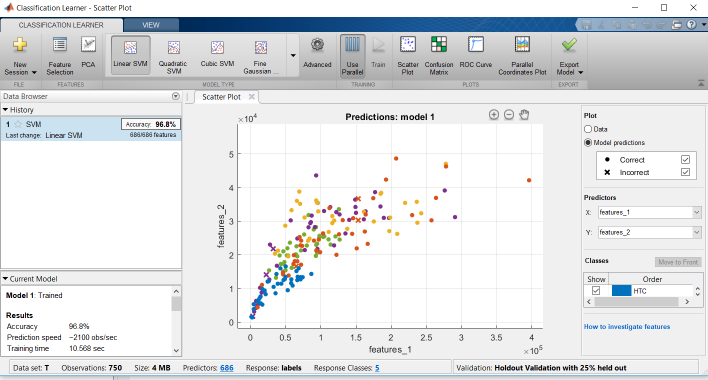
%> input picture project/ss/Capture1.PNG, 1416 x 760 px (shown at 1/2 size)
$ octave --eval "result = demosaicing('../ss/Capture1.PNG');"   (GNU Octave 9; MATLAB toolbox functions it lacks are replaced by stand-ins)
%> lines starting %> are read from the running program, lines starting %| are printed output that depends on the picture
%> in demosaicing, i is the input picture: size 760x1416x3 uint8; mean R, G, B 225.4, 227.3, 229.1
### project/Codes/bayer.m
function a = bayer(i,d)
%> called with d = [2 3; 1 2]

[m,n,~] = size(i);
%> m = 760; n = 1416

a = zeros(m,n);

a(1:2:end,1:2:end) = i(1:2:end,1:2:end,d(1));
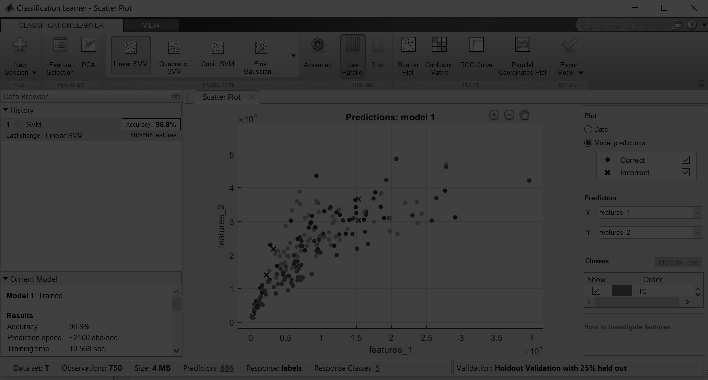
%> a: size 760x1416 double (shown at 1/2 size); min 0, max 255, mean 57
a(2:2:end,1:2:end) = i(2:2:end,1:2:end,d(2));
a(1:2:end,2:2:end) = i(1:2:end,2:2:end,d(3));
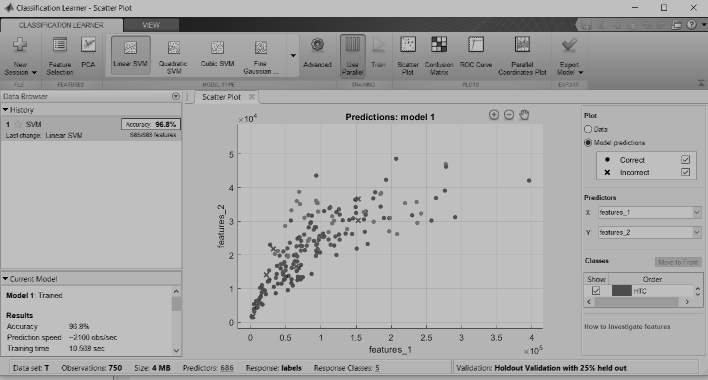
%> a: size 760x1416 double (shown at 1/2 size); min 0, max 255, mean 170.5
a(2:2:end,2:2:end) = i(2:2:end,2:2:end,d(4));

end

### project/Codes/interpolation.m
function img = interpolation(s, type)
%> called with type = 'nearest'

%creating cfa filter for g,b,r,g pattern
rcfa = repmat([0 0;1 0],size(s,1)/2,size(s,2)/2);
gcfa = repmat([1 0;0 1],size(s,1)/2,size(s,2)/2);
bcfa = repmat([0 1;0 0],size(s,1)/2,size(s,2)/2);

rh = s.*rcfa;
gh = s.*gcfa;
bh = s.*bcfa;

switch type
    case 'nearest' % nearest neighbor interpolation
        r = rh(floor([0:end-1]/2)*2+2,floor([0:end-1]/2)*2+1);
        g = zeros(size(gh));
        g(floor([0:end-1]/2)*2+1,:) = gh(floor([0:end-1]/2)*2+1,floor([0:end-1]/2)*2+1);
        g(floor([0:end-1]/2)*2+2,:) = gh(floor([0:end-1]/2)*2+2,floor([0:end-1]/2)*2+2);
        b = bh(floor([0:end-1]/2)*2+1,floor([0:end-1]/2)*2+2);
    case 'bilinear' % bilinear interpolation
        r = conv2(rh,[1 2 1;2 4 2;1 2 1]/4,'same');
        g = conv2(gh,[0 1 0;1 4 1;0 1 0]/4,'same');
        b = conv2(bh,[1 2 1;2 4 2;1 2 1]/4,'same');
end

img(:,:,1) = r;
img(:,:,2) = g;
img(:,:,3) = b;
end

### project/Codes/cooccurrence.m
function result = cooccurrence(r)

%shifting the range of truncated matrix from range [-3,3] to [1,7]
si = r+4;
a = zeros(7,7,7);

%intrachannel cooccurrence
si1 = si(1:end-1,1:end-1,1); si2 = si(1:end-1,2:end,1); si3 = si(2:end,2:end,1);
subs = [si1(:) si2(:) si3(:)];
a = accumarray(subs, 1);

%merging all the cooccurrences
result = [a(:)'];

end

### project/Codes/demosaicing.m
function feature = demosaicing(fullname)

i = imread(fullname);

%bayer pattern & sampling image according to bayer pattern
d = [2 3;1 2];
s = bayer(i,d);

%demosaicing using interpolation and calculating error
id = interpolation(s, 'nearest');
e = double(i) - id;
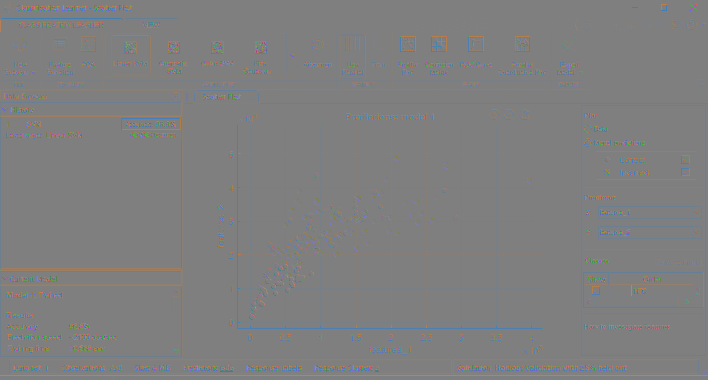
%> e: size 760x1416x3 double (shown at 1/2 size); mean R, G, B 0.1, 0, 0.1; drawn with min black and max white

%quantization and truncation
t = 3;
q = 2;
r = round(e/q);
%> r: size 760x1416x3 double
r(r > t) = t;
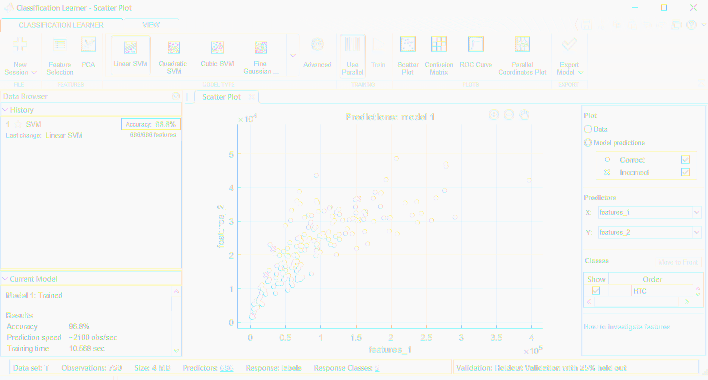
%> r: size 760x1416x3 double (shown at 1/2 size); mean R, G, B -1.23, -0.602, -1.17; drawn with min black and max white
r(r < -t) = -t;

%calculating co-occurrence/feature
feature = cooccurrence(r);
%> in cooccurrence, `si3 = si(2:end,2:end,1)`:
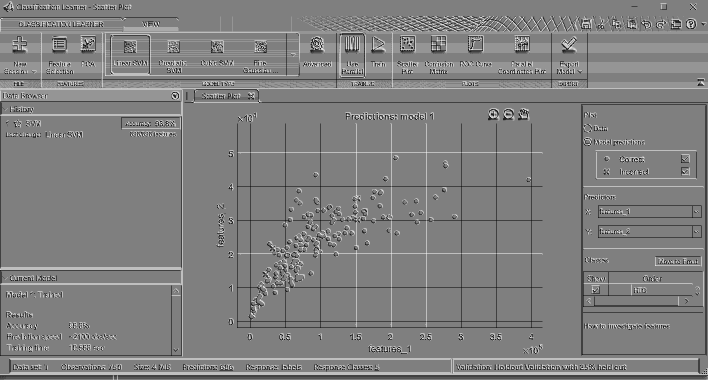
%> si3: size 759x1415 double (shown at 1/2 size); min 1, max 7, mean 4.02; mean of the top-left, top-right, bottom-left and bottom-right quarters 4.07, 4.05, 4, 3.96; drawn with min black and max white
%> in cooccurrence, `result = [a(:)'];`: result = 343 values, max 838803 at index 172, min 0 at index 85, mean 3131.2
%> feature has the same summary as result in cooccurrence

%again for bilinear interpolation
id = interpolation(s, 'bilinear');
e = double(i) - id;

r = round(e/q);
%> r: size 760x1416x3 double
r(r > t) = t;
r(r < -t) = -t;
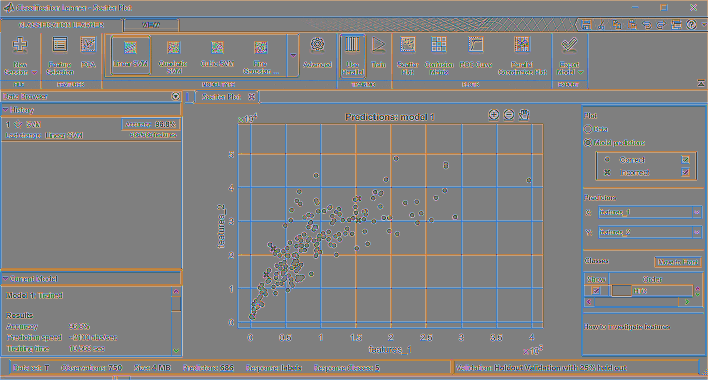
%> r: size 760x1416x3 double (shown at 1/2 size); mean R, G, B 0.0581, 0.0594, 0.0585; drawn with min black and max white

feature = [feature cooccurrence(r)];
%> in cooccurrence (call 2), `si3 = si(2:end,2:end,1)`:
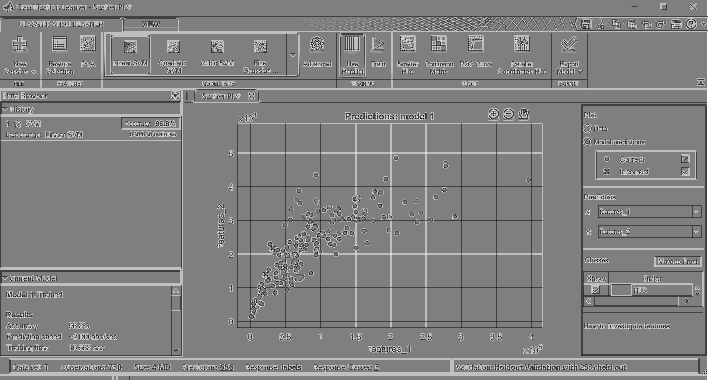
%> si3: size 759x1415 double (shown at 1/2 size); min 1, max 7, mean 4.05; drawn with min black and max white
%> in cooccurrence (call 2), `result = [a(:)'];`: result = 343 values, max 873331 at index 172, min 0 at index 16, mean 3131.2
%> feature = 686 values, max 873331 at index 515, min 0 at index 85, mean 3131.2
%> `result = demosaicing('../ss/Capture1.PNG');`: result has the same summary as feature in demosaicing

end
